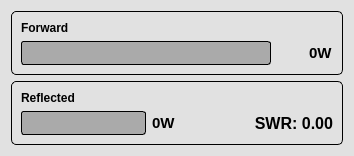
<?xml version="1.0" encoding="UTF-8"?>
<ui version="4.0">
 <class>PowerMeterDialog</class>
 <widget class="QDialog" name="PowerMeterDialog">
  <property name="geometry">
   <rect>
    <x>0</x>
    <y>0</y>
    <width>354</width>
    <height>152</height>
   </rect>
  </property>
  <property name="minimumSize">
   <size>
    <width>0</width>
    <height>0</height>
   </size>
  </property>
  <property name="maximumSize">
   <size>
    <width>4096</width>
    <height>4096</height>
   </size>
  </property>
  <property name="windowTitle">
   <string>PowerMeter</string>
  </property>
  <property name="styleSheet">
   <string notr="true">QWidget {
 background-color: rgb(225, 225, 225);
 color: black;
}
 QProgressBar {
     border: 1px solid black;
     border-radius: 3px;
     background-color: rgb(170, 170, 170);
 }
 QProgressBar::chunk {
     background-color: lime;
     width: 3px;
     margin: 1px;
 }
 QMenu {
     background-color: white;
     margin: 2px; /* some spacing around the menu */
 }

 QMenu::item {
     padding: 2px 25px 2px 20px;
     border: 1px solid transparent; /* reserve space for selection border */
 }

 QMenu::item:selected {
     border-color: darkblue;
     background: rgba(100, 100, 100, 150);
 }

 QMenu::icon:checked { /* appearance of a 'checked' icon */
     background: gray;
     border: 1px inset gray;
     position: absolute;
     top: 1px;
     right: 1px;
     bottom: 1px;
     left: 1px;
 }

 QMenu::separator {
     height: 1px;
     background: silver;
     margin-left: 5px;
     margin-right: 5px;
 }

 QMenu::indicator {
     width: 13px;
     height: 13px;
 }

 QMenuBar {
     background-color: qlineargradient(x1:0, y1:0, x2:0, y2:1,
                                       stop:0 lightgray, stop:1 darkgray);
 }

 QMenuBar::item {
     spacing: 3px; /* spacing between menu bar items */
     padding: 1px 4px;
     background: transparent;
     border-radius: 4px;
 }

 QMenuBar::item:selected { /* when selected using mouse or keyboard */
     background: #a8a8a8;
 }

 QMenuBar::item:pressed {
     background: #888888;
 }

QFrame#frame{
      border-width: 1px;
      border-style: solid;
      border-color: black;
      border-radius: 5px;
}

QFrame#frameForward{
      border-width: 1px;
      border-style: solid;
      border-color: black;
      border-radius: 5px;
}

QFrame#frameReflected{
      border-width: 1px;
      border-style: solid;
      border-color: black;
      border-radius: 5px;
}</string>
  </property>
  <layout class="QVBoxLayout" name="verticalLayout">
   <item>
    <widget class="QFrame" name="frameForward">
     <property name="frameShape">
      <enum>QFrame::StyledPanel</enum>
     </property>
     <property name="frameShadow">
      <enum>QFrame::Raised</enum>
     </property>
     <layout class="QHBoxLayout" name="horizontalLayout">
      <item>
       <layout class="QGridLayout" name="gridLayout">
        <item row="0" column="0">
         <widget class="QLabel" name="labelFwd">
          <property name="font">
           <font>
            <weight>75</weight>
            <bold>true</bold>
           </font>
          </property>
          <property name="text">
           <string>Forward</string>
          </property>
         </widget>
        </item>
        <item row="1" column="0">
         <widget class="QProgressBar" name="progressBarFwd">
          <property name="sizePolicy">
           <sizepolicy hsizetype="Expanding" vsizetype="Fixed">
            <horstretch>0</horstretch>
            <verstretch>0</verstretch>
           </sizepolicy>
          </property>
          <property name="minimumSize">
           <size>
            <width>250</width>
            <height>0</height>
           </size>
          </property>
          <property name="styleSheet">
           <string/>
          </property>
          <property name="maximum">
           <number>1500</number>
          </property>
          <property name="value">
           <number>0</number>
          </property>
          <property name="textVisible">
           <bool>false</bool>
          </property>
          <property name="format">
           <string>%vW</string>
          </property>
         </widget>
        </item>
        <item row="1" column="2">
         <widget class="QLabel" name="labelFwdValue">
          <property name="font">
           <font>
            <pointsize>11</pointsize>
            <weight>75</weight>
            <bold>true</bold>
           </font>
          </property>
          <property name="text">
           <string>0W</string>
          </property>
         </widget>
        </item>
        <item row="1" column="1">
         <spacer name="horizontalSpacer_2">
          <property name="orientation">
           <enum>Qt::Horizontal</enum>
          </property>
          <property name="sizeType">
           <enum>QSizePolicy::Preferred</enum>
          </property>
          <property name="sizeHint" stdset="0">
           <size>
            <width>40</width>
            <height>20</height>
           </size>
          </property>
         </spacer>
        </item>
       </layout>
      </item>
     </layout>
    </widget>
   </item>
   <item>
    <widget class="QFrame" name="frameReflected">
     <property name="frameShape">
      <enum>QFrame::StyledPanel</enum>
     </property>
     <property name="frameShadow">
      <enum>QFrame::Raised</enum>
     </property>
     <layout class="QHBoxLayout" name="horizontalLayout_2">
      <item>
       <layout class="QGridLayout" name="gridLayout_2">
        <item row="0" column="0">
         <widget class="QLabel" name="labelRef">
          <property name="font">
           <font>
            <weight>75</weight>
            <bold>true</bold>
           </font>
          </property>
          <property name="text">
           <string>Reflected</string>
          </property>
         </widget>
        </item>
        <item row="1" column="0">
         <widget class="QProgressBar" name="progressBarRef">
          <property name="sizePolicy">
           <sizepolicy hsizetype="Preferred" vsizetype="Fixed">
            <horstretch>0</horstretch>
            <verstretch>0</verstretch>
           </sizepolicy>
          </property>
          <property name="minimumSize">
           <size>
            <width>125</width>
            <height>0</height>
           </size>
          </property>
          <property name="font">
           <font>
            <strikeout>false</strikeout>
           </font>
          </property>
          <property name="autoFillBackground">
           <bool>false</bool>
          </property>
          <property name="maximum">
           <number>150</number>
          </property>
          <property name="value">
           <number>0</number>
          </property>
          <property name="textVisible">
           <bool>false</bool>
          </property>
          <property name="invertedAppearance">
           <bool>false</bool>
          </property>
          <property name="textDirection">
           <enum>QProgressBar::TopToBottom</enum>
          </property>
          <property name="format">
           <string>%vW</string>
          </property>
         </widget>
        </item>
        <item row="1" column="2">
         <widget class="QLabel" name="labelRefValue">
          <property name="font">
           <font>
            <pointsize>11</pointsize>
            <weight>75</weight>
            <bold>true</bold>
           </font>
          </property>
          <property name="text">
           <string>0W</string>
          </property>
          <property name="alignment">
           <set>Qt::AlignLeading|Qt::AlignLeft|Qt::AlignVCenter</set>
          </property>
         </widget>
        </item>
        <item row="1" column="3">
         <spacer name="horizontalSpacer">
          <property name="orientation">
           <enum>Qt::Horizontal</enum>
          </property>
          <property name="sizeType">
           <enum>QSizePolicy::Preferred</enum>
          </property>
          <property name="sizeHint" stdset="0">
           <size>
            <width>40</width>
            <height>20</height>
           </size>
          </property>
         </spacer>
        </item>
        <item row="1" column="4">
         <widget class="QLabel" name="labelSWRValue">
          <property name="font">
           <font>
            <pointsize>12</pointsize>
            <weight>75</weight>
            <bold>true</bold>
           </font>
          </property>
          <property name="layoutDirection">
           <enum>Qt::LeftToRight</enum>
          </property>
          <property name="styleSheet">
           <string/>
          </property>
          <property name="text">
           <string>SWR: 0.00</string>
          </property>
          <property name="alignment">
           <set>Qt::AlignRight|Qt::AlignTrailing|Qt::AlignVCenter</set>
          </property>
         </widget>
        </item>
        <item row="1" column="1">
         <spacer name="horizontalSpacer_3">
          <property name="orientation">
           <enum>Qt::Horizontal</enum>
          </property>
          <property name="sizeType">
           <enum>QSizePolicy::Preferred</enum>
          </property>
          <property name="sizeHint" stdset="0">
           <size>
            <width>0</width>
            <height>20</height>
           </size>
          </property>
         </spacer>
        </item>
       </layout>
      </item>
     </layout>
    </widget>
   </item>
  </layout>
 </widget>
 <resources/>
 <connections/>
</ui>
